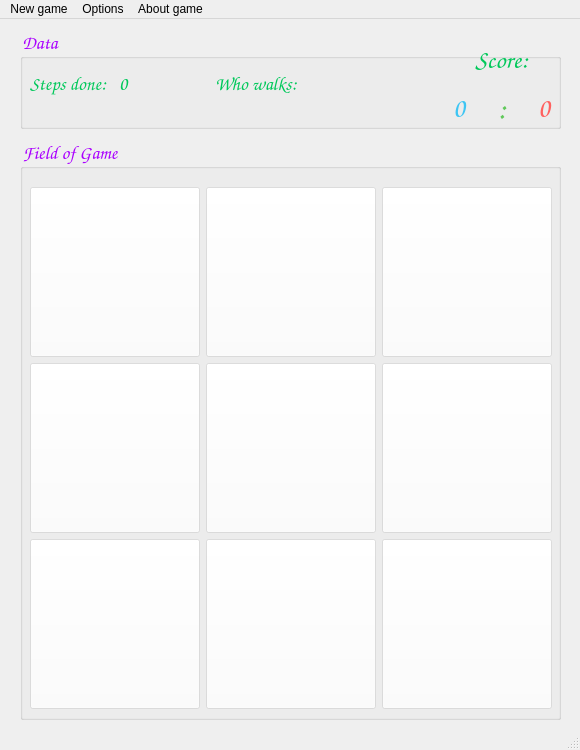
<?xml version="1.0" encoding="UTF-8"?>
<ui version="4.0">
 <class>MainWindow</class>
 <widget class="QMainWindow" name="MainWindow">
  <property name="geometry">
   <rect>
    <x>0</x>
    <y>0</y>
    <width>580</width>
    <height>750</height>
   </rect>
  </property>
  <property name="minimumSize">
   <size>
    <width>580</width>
    <height>750</height>
   </size>
  </property>
  <property name="maximumSize">
   <size>
    <width>580</width>
    <height>750</height>
   </size>
  </property>
  <property name="windowTitle">
   <string>MainWindow</string>
  </property>
  <property name="windowIcon">
   <iconset resource="imgs.qrc">
    <normaloff>:/imgs/images/logo.png</normaloff>:/imgs/images/logo.png</iconset>
  </property>
  <property name="styleSheet">
   <string notr="true"/>
  </property>
  <widget class="QWidget" name="centralwidget">
   <widget class="QGroupBox" name="groupBox_data">
    <property name="geometry">
     <rect>
      <x>20</x>
      <y>10</y>
      <width>541</width>
      <height>100</height>
     </rect>
    </property>
    <property name="minimumSize">
     <size>
      <width>0</width>
      <height>0</height>
     </size>
    </property>
    <property name="font">
     <font>
      <family>Comic Sans MS</family>
      <pointsize>14</pointsize>
      <weight>75</weight>
      <bold>true</bold>
     </font>
    </property>
    <property name="styleSheet">
     <string notr="true">QGroupBox
{
	color: rgb(170, 0, 255)
}
</string>
    </property>
    <property name="title">
     <string>Data</string>
    </property>
    <property name="flat">
     <bool>false</bool>
    </property>
    <property name="checkable">
     <bool>false</bool>
    </property>
    <widget class="QLabel" name="whoWalks">
     <property name="geometry">
      <rect>
       <x>318</x>
       <y>19</y>
       <width>75</width>
       <height>75</height>
      </rect>
     </property>
     <property name="minimumSize">
      <size>
       <width>69</width>
       <height>69</height>
      </size>
     </property>
     <property name="font">
      <font>
       <family>Comic Sans MS</family>
       <pointsize>14</pointsize>
       <weight>75</weight>
       <bold>true</bold>
      </font>
     </property>
     <property name="styleSheet">
      <string notr="true">QLabel
{
color: 
}</string>
     </property>
     <property name="text">
      <string/>
     </property>
     <property name="scaledContents">
      <bool>true</bool>
     </property>
    </widget>
    <widget class="QWidget" name="layoutWidget">
     <property name="geometry">
      <rect>
       <x>421</x>
       <y>10</y>
       <width>121</width>
       <height>90</height>
      </rect>
     </property>
     <layout class="QVBoxLayout" name="verticalLayout">
      <item>
       <widget class="QLabel" name="label_score">
        <property name="font">
         <font>
          <family>Comic Sans MS</family>
          <pointsize>19</pointsize>
          <weight>75</weight>
          <bold>true</bold>
         </font>
        </property>
        <property name="layoutDirection">
         <enum>Qt::LeftToRight</enum>
        </property>
        <property name="autoFillBackground">
         <bool>false</bool>
        </property>
        <property name="styleSheet">
         <string notr="true">QLabel
{
color: rgb(0, 200, 90)
}</string>
        </property>
        <property name="text">
         <string>Score:</string>
        </property>
        <property name="textFormat">
         <enum>Qt::AutoText</enum>
        </property>
        <property name="alignment">
         <set>Qt::AlignCenter</set>
        </property>
       </widget>
      </item>
      <item>
       <layout class="QHBoxLayout" name="horizontalLayout">
        <item>
         <widget class="QLabel" name="label_scoreRing">
          <property name="sizePolicy">
           <sizepolicy hsizetype="Preferred" vsizetype="Preferred">
            <horstretch>0</horstretch>
            <verstretch>0</verstretch>
           </sizepolicy>
          </property>
          <property name="font">
           <font>
            <family>Comic Sans MS</family>
            <pointsize>20</pointsize>
            <weight>75</weight>
            <bold>true</bold>
           </font>
          </property>
          <property name="styleSheet">
           <string notr="true">QLabel
{
color: rgb(62, 197, 243)
}</string>
          </property>
          <property name="text">
           <string>0</string>
          </property>
          <property name="alignment">
           <set>Qt::AlignCenter</set>
          </property>
         </widget>
        </item>
        <item>
         <widget class="QLabel" name="label_2">
          <property name="sizePolicy">
           <sizepolicy hsizetype="Minimum" vsizetype="Minimum">
            <horstretch>0</horstretch>
            <verstretch>0</verstretch>
           </sizepolicy>
          </property>
          <property name="font">
           <font>
            <family>Comic Sans MS</family>
            <pointsize>24</pointsize>
            <weight>75</weight>
            <bold>true</bold>
           </font>
          </property>
          <property name="styleSheet">
           <string notr="true">QLabel
{
color: rgb(96, 200, 90)
}</string>
          </property>
          <property name="text">
           <string>:</string>
          </property>
          <property name="alignment">
           <set>Qt::AlignCenter</set>
          </property>
         </widget>
        </item>
        <item>
         <widget class="QLabel" name="label_scoreCross">
          <property name="sizePolicy">
           <sizepolicy hsizetype="Preferred" vsizetype="Preferred">
            <horstretch>0</horstretch>
            <verstretch>0</verstretch>
           </sizepolicy>
          </property>
          <property name="font">
           <font>
            <family>Comic Sans MS</family>
            <pointsize>20</pointsize>
            <weight>75</weight>
            <bold>true</bold>
           </font>
          </property>
          <property name="styleSheet">
           <string notr="true">QLabel
{
color: rgb(255, 97, 95)
}</string>
          </property>
          <property name="text">
           <string>0</string>
          </property>
          <property name="alignment">
           <set>Qt::AlignCenter</set>
          </property>
         </widget>
        </item>
       </layout>
      </item>
     </layout>
    </widget>
    <widget class="QLabel" name="label_whoWalks">
     <property name="geometry">
      <rect>
       <x>195</x>
       <y>41</y>
       <width>113</width>
       <height>27</height>
      </rect>
     </property>
     <property name="font">
      <font>
       <family>Comic Sans MS</family>
       <pointsize>14</pointsize>
       <weight>75</weight>
       <bold>true</bold>
       <underline>false</underline>
       <stylestrategy>PreferDefault</stylestrategy>
      </font>
     </property>
     <property name="styleSheet">
      <string notr="true">QLabel
{
color: rgb(0, 200, 90)
}</string>
     </property>
     <property name="text">
      <string>Who walks: </string>
     </property>
    </widget>
    <widget class="QWidget" name="layoutWidget">
     <property name="geometry">
      <rect>
       <x>10</x>
       <y>40</y>
       <width>171</width>
       <height>29</height>
      </rect>
     </property>
     <layout class="QHBoxLayout" name="horizontalLayout_2">
      <item>
       <widget class="QLabel" name="label_stepsDone">
        <property name="font">
         <font>
          <family>Comic Sans MS</family>
          <pointsize>14</pointsize>
          <weight>75</weight>
          <bold>true</bold>
         </font>
        </property>
        <property name="styleSheet">
         <string notr="true">QLabel
{
color: rgb(0, 200, 90)
}</string>
        </property>
        <property name="text">
         <string>Steps done:</string>
        </property>
       </widget>
      </item>
      <item>
       <widget class="QLabel" name="label_countSteps">
        <property name="font">
         <font>
          <family>Comic Sans MS</family>
          <pointsize>14</pointsize>
          <weight>75</weight>
          <bold>true</bold>
         </font>
        </property>
        <property name="styleSheet">
         <string notr="true">QLabel
{
color: rgb(0, 200, 90)
}</string>
        </property>
        <property name="text">
         <string>0</string>
        </property>
       </widget>
      </item>
     </layout>
    </widget>
   </widget>
   <widget class="QGroupBox" name="groupBox_field">
    <property name="geometry">
     <rect>
      <x>20</x>
      <y>120</y>
      <width>541</width>
      <height>581</height>
     </rect>
    </property>
    <property name="font">
     <font>
      <family>Comic Sans MS</family>
      <pointsize>14</pointsize>
      <weight>75</weight>
      <bold>true</bold>
     </font>
    </property>
    <property name="styleSheet">
     <string notr="true">QGroupBox
{
color: rgb(170, 0, 255)
}</string>
    </property>
    <property name="title">
     <string>Field of Game</string>
    </property>
    <widget class="QPushButton" name="pushButton_7">
     <property name="geometry">
      <rect>
       <x>10</x>
       <y>48</y>
       <width>170</width>
       <height>170</height>
      </rect>
     </property>
     <property name="minimumSize">
      <size>
       <width>170</width>
       <height>170</height>
      </size>
     </property>
     <property name="styleSheet">
      <string notr="true">QPushButton
{
background: rgba(255,255,255,100);
}</string>
     </property>
     <property name="text">
      <string/>
     </property>
    </widget>
    <widget class="QPushButton" name="pushButton_8">
     <property name="geometry">
      <rect>
       <x>186</x>
       <y>48</y>
       <width>170</width>
       <height>170</height>
      </rect>
     </property>
     <property name="minimumSize">
      <size>
       <width>170</width>
       <height>170</height>
      </size>
     </property>
     <property name="focusPolicy">
      <enum>Qt::StrongFocus</enum>
     </property>
     <property name="styleSheet">
      <string notr="true">QPushButton
{
background: rgba(255,255,255,100);
}</string>
     </property>
     <property name="text">
      <string/>
     </property>
    </widget>
    <widget class="QPushButton" name="pushButton_9">
     <property name="enabled">
      <bool>true</bool>
     </property>
     <property name="geometry">
      <rect>
       <x>362</x>
       <y>48</y>
       <width>170</width>
       <height>170</height>
      </rect>
     </property>
     <property name="minimumSize">
      <size>
       <width>170</width>
       <height>170</height>
      </size>
     </property>
     <property name="focusPolicy">
      <enum>Qt::StrongFocus</enum>
     </property>
     <property name="autoFillBackground">
      <bool>false</bool>
     </property>
     <property name="styleSheet">
      <string notr="true">QPushButton
{
background: rgba(255,255,255,100);
}</string>
     </property>
     <property name="text">
      <string/>
     </property>
     <property name="flat">
      <bool>false</bool>
     </property>
    </widget>
    <widget class="QPushButton" name="pushButton_4">
     <property name="geometry">
      <rect>
       <x>10</x>
       <y>224</y>
       <width>170</width>
       <height>170</height>
      </rect>
     </property>
     <property name="minimumSize">
      <size>
       <width>170</width>
       <height>170</height>
      </size>
     </property>
     <property name="styleSheet">
      <string notr="true">QPushButton
{
background: rgba(255,255,255,100);
}</string>
     </property>
     <property name="text">
      <string/>
     </property>
    </widget>
    <widget class="QPushButton" name="pushButton_5">
     <property name="geometry">
      <rect>
       <x>186</x>
       <y>224</y>
       <width>170</width>
       <height>170</height>
      </rect>
     </property>
     <property name="minimumSize">
      <size>
       <width>170</width>
       <height>170</height>
      </size>
     </property>
     <property name="styleSheet">
      <string notr="true">QPushButton
{
background: rgba(255,255,255,100);
}</string>
     </property>
     <property name="text">
      <string/>
     </property>
    </widget>
    <widget class="QPushButton" name="pushButton_6">
     <property name="geometry">
      <rect>
       <x>362</x>
       <y>224</y>
       <width>170</width>
       <height>170</height>
      </rect>
     </property>
     <property name="minimumSize">
      <size>
       <width>170</width>
       <height>170</height>
      </size>
     </property>
     <property name="styleSheet">
      <string notr="true">QPushButton
{
background: rgba(255,255,255,100);
}</string>
     </property>
     <property name="text">
      <string/>
     </property>
    </widget>
    <widget class="QPushButton" name="pushButton_1">
     <property name="geometry">
      <rect>
       <x>10</x>
       <y>400</y>
       <width>170</width>
       <height>170</height>
      </rect>
     </property>
     <property name="minimumSize">
      <size>
       <width>170</width>
       <height>170</height>
      </size>
     </property>
     <property name="styleSheet">
      <string notr="true">QPushButton
{
background: rgba(255,255,255,100);
}</string>
     </property>
     <property name="text">
      <string/>
     </property>
    </widget>
    <widget class="QPushButton" name="pushButton_2">
     <property name="geometry">
      <rect>
       <x>186</x>
       <y>400</y>
       <width>170</width>
       <height>170</height>
      </rect>
     </property>
     <property name="minimumSize">
      <size>
       <width>170</width>
       <height>170</height>
      </size>
     </property>
     <property name="styleSheet">
      <string notr="true">QPushButton
{
background: rgba(255,255,255,100);
}</string>
     </property>
     <property name="text">
      <string/>
     </property>
    </widget>
    <widget class="QPushButton" name="pushButton_3">
     <property name="geometry">
      <rect>
       <x>362</x>
       <y>400</y>
       <width>170</width>
       <height>170</height>
      </rect>
     </property>
     <property name="minimumSize">
      <size>
       <width>170</width>
       <height>170</height>
      </size>
     </property>
     <property name="styleSheet">
      <string notr="true">QPushButton
{
background: rgba(255,255,255,100);
}</string>
     </property>
     <property name="text">
      <string/>
     </property>
    </widget>
   </widget>
  </widget>
  <widget class="QStatusBar" name="statusbar"/>
  <widget class="QMenuBar" name="menubar">
   <property name="geometry">
    <rect>
     <x>0</x>
     <y>0</y>
     <width>580</width>
     <height>21</height>
    </rect>
   </property>
   <widget class="QMenu" name="menuOptions">
    <property name="title">
     <string>Options</string>
    </property>
    <widget class="QMenu" name="menuLanguage">
     <property name="title">
      <string>Language</string>
     </property>
     <addaction name="separator"/>
     <addaction name="actionEnglish"/>
     <addaction name="actionRussian"/>
    </widget>
    <widget class="QMenu" name="menuBackground">
     <property name="title">
      <string>Background</string>
     </property>
     <addaction name="actionDefault"/>
     <addaction name="actionDark"/>
     <addaction name="actionSunset"/>
     <addaction name="actionGame"/>
     <addaction name="actionCity"/>
     <addaction name="actionCar"/>
    </widget>
    <addaction name="menuLanguage"/>
    <addaction name="menuBackground"/>
   </widget>
   <widget class="QMenu" name="menuNewGame">
    <property name="title">
     <string>New game</string>
    </property>
    <addaction name="actionNew_game_1_vs_1"/>
    <addaction name="actionNew_game_1_vs_AI"/>
   </widget>
   <widget class="QMenu" name="menuAbout_game">
    <property name="title">
     <string>About game</string>
    </property>
    <addaction name="actionInformation"/>
    <addaction name="actionCurrent_version"/>
   </widget>
   <addaction name="menuNewGame"/>
   <addaction name="menuOptions"/>
   <addaction name="menuAbout_game"/>
  </widget>
  <action name="actionNew_game_1_vs_1">
   <property name="text">
    <string>1 vs 1</string>
   </property>
  </action>
  <action name="actionNew_game_1_vs_AI">
   <property name="text">
    <string>1 vs AI</string>
   </property>
  </action>
  <action name="actionInformation">
   <property name="text">
    <string>Information</string>
   </property>
  </action>
  <action name="actionCurrent_version">
   <property name="text">
    <string>Current version</string>
   </property>
  </action>
  <action name="actionEnglish">
   <property name="icon">
    <iconset resource="imgs.qrc">
     <normaloff>:/imgs/images/langEng.png</normaloff>:/imgs/images/langEng.png</iconset>
   </property>
   <property name="text">
    <string>English</string>
   </property>
  </action>
  <action name="actionRussian">
   <property name="icon">
    <iconset resource="imgs.qrc">
     <normaloff>:/imgs/images/langRus.png</normaloff>:/imgs/images/langRus.png</iconset>
   </property>
   <property name="text">
    <string>Russian</string>
   </property>
  </action>
  <action name="actionDefault">
   <property name="text">
    <string>Default</string>
   </property>
  </action>
  <action name="actionDark">
   <property name="text">
    <string>Dark</string>
   </property>
  </action>
  <action name="actionSunset">
   <property name="text">
    <string>Sunset</string>
   </property>
  </action>
  <action name="actionGame">
   <property name="text">
    <string>Game</string>
   </property>
  </action>
  <action name="actionCity">
   <property name="text">
    <string>City</string>
   </property>
  </action>
  <action name="actionCar">
   <property name="text">
    <string>Car</string>
   </property>
  </action>
 </widget>
 <resources>
  <include location="imgs.qrc"/>
 </resources>
 <connections/>
</ui>
